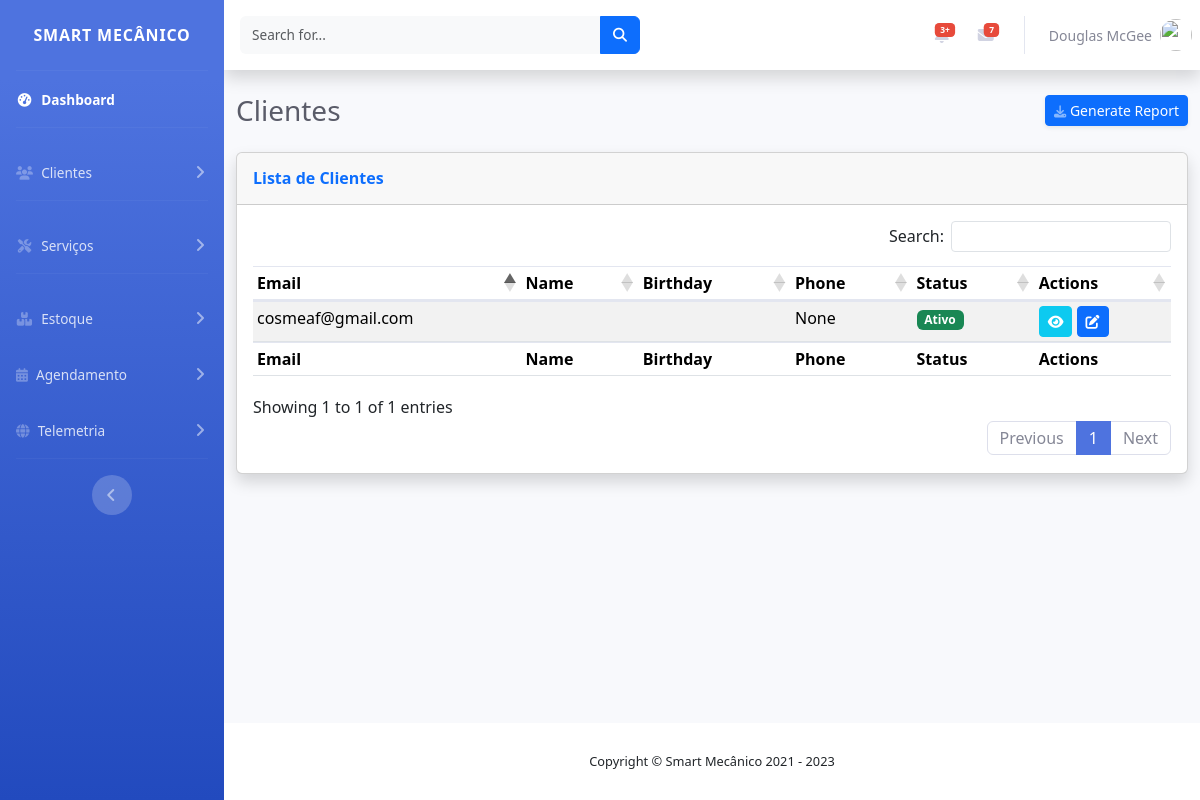
The page /dashboard/users/ (signed in) on the database its author committed.
### security/models.py (models this page shows, shortened)
class Base(models.Model):
    id = models.UUIDField(primary_key=True, default=uuid.uuid4, editable=False)
    created_at = models.DateTimeField('Data de Criação', auto_now_add=True)
    updated_at = models.DateTimeField('Última Atualização', auto_now=True)
    deleted_at = models.DateTimeField('Data de Exclusão', null=True, blank=True)
    class Meta:
        abstract = True

class CustomUser(Base, AbstractBaseUser, PermissionsMixin):
    email = models.EmailField(unique=True, max_length=255)
    password = models.CharField(max_length=128)
    first_name = models.CharField(max_length=30)
    last_name = models.CharField(max_length=30)
    image = models.ImageField('Imagem Perfil', upload_to=get_file_path, null=True, blank=True)
    bio = models.TextField('Biografia', max_length=500, blank=True, null=True)
    birthday = models.DateField(null=True, blank=True)
    phone_number = models.CharField(max_length=15, null=True, blank=True)
    is_active = models.BooleanField(default=True)
    is_staff = models.BooleanField(default=False)
    failed_login_attempts = models.PositiveIntegerField(default=0)
    last_failed_login = models.DateTimeField(null=True, blank=True)
    USERNAME_FIELD = 'email'
    REQUIRED_FIELDS = ['first_name', 'last_name']
    objects = CustomUserManager()
    class Meta:
        verbose_name = "Cliente / Usuário"
        verbose_name_plural = "Clientes / Usuários"

### dashboard/views/custom_users_view.py (the view)
# urls.py: path('dashboard/users/', user_list, name="users"),
@login_required(login_url="/login/")
def user_list(request):
    if request.user.is_superuser:
        users = CustomUser.objects.all()
        superusers = users.filter(is_superuser=True)
        regular_users = users.filter(is_superuser=False)
    else:
        superusers = CustomUser.objects.none()
        regular_users = CustomUser.objects.filter(id=request.user.id)
    return render(request, 'list_users.html', {
        'superusers': superusers,
        'regular_users': regular_users
    })

### dashboard/templates/list_users.html (shortened to what this page needs)
{% extends 'dashboard_base.html' %}
{% load static %}
{% block head_css %}
<link rel="stylesheet" href="https://cdn.datatables.net/1.13.6/css/dataTables.bootstrap5.min.css">
{% endblock %}
{% block content%}
<div class="container-fluid">
  <div class="d-sm-flex align-items-center justify-content-between mb-4">
    <h1 class="h3 mb-0 text-gray-800">Clientes</h1>
    <a href="#" class="d-none d-sm-inline-block btn btn-sm btn-primary shadow-sm"> Generate Report</a>
  </div>
  <div class="row">
    <div class="col">
      <div class="card shadow mb-4">
        <div class="card-header py-3">
          <h6 class="m-0 font-weight-bold text-primary">Lista de Clientes</h6>
        </div>
        <div class="card-body">
          <div class="table-responsive">
            <table id="example" class="table table-striped table-sm" style="width:100%">
              <thead>
                <tr>
                  <th>Email</th>
                  <th>Name</th>
                  <th>Birthday</th>
                  <th>Phone</th>
                  <th>Status</th>
                  <th>Actions</th>
                </tr>
              </thead>
              <tbody>
                {% for user in regular_users %}
                <tr>
                  <td>{{ user.email }}</td>
                  <td>{{ user.get_full_name }}</td>
                  <td>{{ user.birthday|date:"Y-m-d" }}</td>
                  <td>{{ user.phone_number }}</td>
                  <td>
                    {% if user.is_active %}
                    <span class="badge text-bg-success">Ativo</span>
                    {% else %}
                    <span class="badge text-bg-danger">Inativo</span>
                    {% endif %}
                  </td>
                  <td>
                    <a href="{% url 'user_detail' user.id %}" class="btn btn-info btn-sm text-white" title="Visualizar">
                      <i class="fas fa-eye"></i>
                    </a>
                    {% if user == request.user %}
                    <a href="{% url 'user_edit' user.id %}" class="btn btn-primary btn-sm" title="Editar">
                      <i class="fas fa-edit"></i>
                    </a>
                    {% endif %}
                  </td>
                </tr>
                {% endfor %}
              </tbody>
              <tfoot>
                <tr>
                  <th>Email</th>
                  <th>Name</th>
                  <th>Birthday</th>
                  <th>Phone</th>
                  <th>Status</th>
                  <th>Actions</th>
                </tr>
              </tfoot>
            </table>
          </div>
        </div>
      </div>
    </div>
  </div>
</div>
{% endblock %}

### rows shown on the page
CustomUser: email "cosmeaf@gmail.com", phone_number "None", is_active "Ativo"
